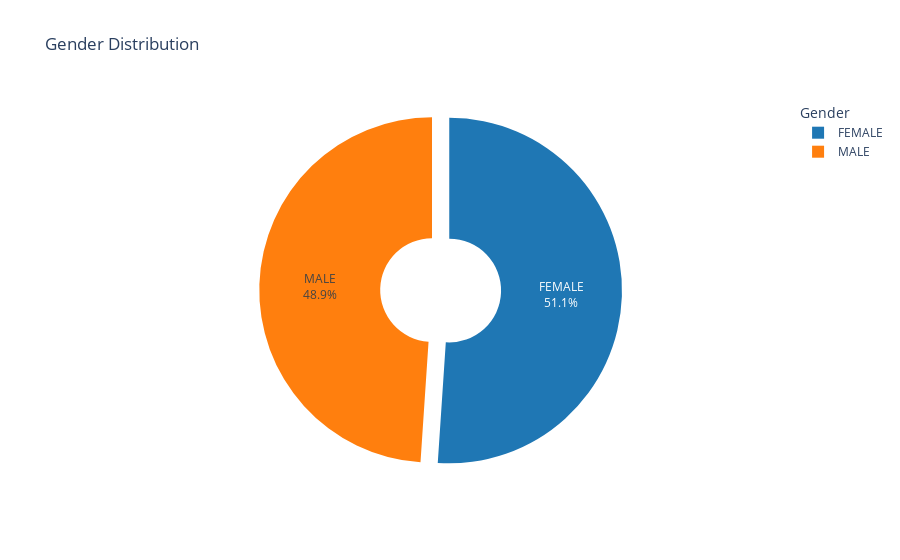

The code cell stored with this chart in its notebook:
### Markdown cell above
### Code Description:
Creates a pie chart to visualize the gender distribution using Plotly Express.

### Code cell
fig = px.pie(names=value_count['gender'].index,
             values=value_count['gender'].values,
             title="Gender Distribution")

fig.update_traces(textposition='inside', 
                  textinfo='percent+label', 
                  pull=[0.1],
                  hole=0.3, 
                  marker=dict(colors=px.colors.DEFAULT_PLOTLY_COLORS))

fig.update_layout(legend_title_text='Gender')

fig.show()

### Figure 1 — Plotly figure (JSON) as saved in the notebook; plotly's stock layout.template omitted (floating-point values rounded to 4 significant figures)
{"data": [{"domain": {"x": [0, 1], "y": [0, 1]}, "hole": 0.3, "hovertemplate": "label=%{label}<br>value=%{value}<extra></extra>", "labels": ["FEMALE", "MALE"], "legendgroup": "", "marker": {"colors": ["rgb(31, 119, 180)", "rgb(255, 127, 14)", "rgb(44, 160, 44)", "rgb(214, 39, 40)", "rgb(148, 103, 189)", "rgb(140, 86, 75)", "rgb(227, 119, 194)", "rgb(127, 127, 127)", "rgb(188, 189, 34)", "rgb(23, 190, 207)"]}, "name": "", "pull": [0.1], "showlegend": true, "textinfo": "percent+label", "textposition": "inside", "type": "pie", "values": [29402, 28180]}], "layout": {"autosize": true, "legend": {"title": {"text": "Gender"}, "tracegroupgap": 0}, "title": {"text": "Gender Distribution"}}}
